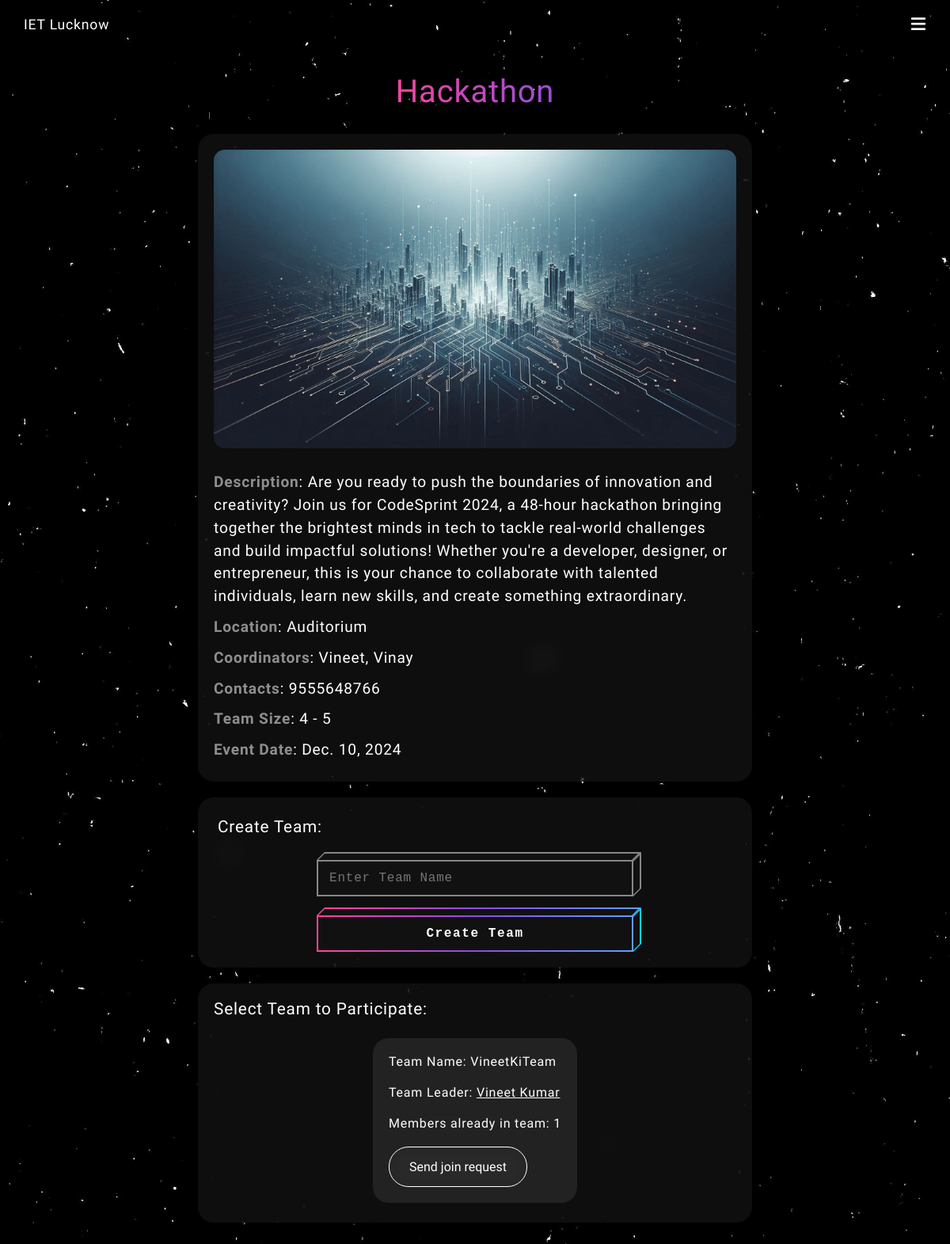
The page /events/hackathon/ (signed in) on the database its author committed.
### events/models.py (models this page shows, shortened)
class AllEventList(models.Model):
    slug = models.SlugField(max_length=100, unique=True)
    eventName = models.CharField(max_length=100)
    eventDescription = models.TextField()
    eventImage = models.ImageField(upload_to="eventImages/")
    club = models.CharField(max_length=100, choices=CLUBS_CHOICES)
    location = models.CharField(max_length=100)
    coordinators = models.CharField(max_length=100)
    contact = models.CharField(max_length=100)
    eventType = models.CharField(max_length=10, choices=EVENT_TYPE_CHOICES)
    eventDate = models.DateField()
    minTeamSize = models.IntegerField(default=1)
    maxTeamSize = models.IntegerField(default=1)
    dateAdded = models.DateTimeField(default=timezone.now)
    class Meta:
        ordering = ["-dateAdded"]

class TeamsRegistration(models.Model):
    event = models.ForeignKey(AllEventList, on_delete=models.CASCADE)
    teamName = models.CharField(max_length=100)
    teamLeader = models.ForeignKey(
        settings.AUTH_USER_MODEL,
        on_delete=models.CASCADE,
        related_name="team_lead_teams",
    )
    user = models.ForeignKey(
        settings.AUTH_USER_MODEL,
        on_delete=models.CASCADE,
        related_name="team_registrations",
    )
    status = models.IntegerField(choices=STATUS_CHOICES, default=0)

### accounts/models.py (models this page shows, shortened)
class CustomUser(AbstractBaseUser, PermissionsMixin):
    email = models.EmailField(
        unique=True, primary_key=True, validators=[EmailValidator()]
    )
    name = models.CharField(max_length=100, blank=True)
    is_active = models.BooleanField(default=True)
    is_staff = models.BooleanField(default=False)
    date_joined = models.DateTimeField(default=timezone.now)
    profile_picture = models.ImageField(
        upload_to="profile_pics/", blank=True, null=True
    )
    rollno = models.IntegerField(
        validators=[MaxValueValidator(9999999999999), MinValueValidator(1000000000000)],
        unique=True
    )
    branch = models.CharField(choices=BRANCH_CHOICES, max_length=5)
    year = models.CharField(choices=YEAR_CHOICES, max_length=5)
    club_admin = models.CharField(choices=CLUB_ADMIN_CHOICES, default="NORMAL", max_length=20)
    phoneno = models.IntegerField(
        validators=[MinValueValidator(5000000000), MaxValueValidator(9999999999)],
        unique=True
    )
    objects = CustomUserManager()
    USERNAME_FIELD = "email"
    REQUIRED_FIELDS = []

### events/views.py (the view)
# urls.py: path('events/<slug:slug>/', views.each_event, name='eachEvent'),
def each_event(request, slug):
    user = request.user
    event = get_object_or_404(AllEventList, slug=slug)
    data = get_event_data_for_user(user=user, event=event)
    if request.method == "POST":
        if user.is_anonymous:
            return redirect("/login")
        handle_participation_posts(request, event)
        return redirect(request.path)
    return render(request, "events/eachEvent.html", {"event": data})

### events/utils.py (called while the page is built)
def individual_team_participation(user, event):
    if event.eventType == "individual":
        entry = list(IndividualEventRegistration.objects.filter(event=event, user=user))
        if entry != []:
            return entry[0]
    return False

def is_leader(user, event):
    if event.eventType == "team":
        leaderEntries = list(
            TeamsRegistration.objects.filter(event=event, teamLeader=user, user=user)
        )
        if leaderEntries != []:
            return leaderEntries[0]
    return False

def is_joined(user, event):
    if event.eventType == "team":
        userConfirmEntry = list(
            TeamsRegistration.objects.filter(event=event, user=user, status=1)
        )
        if userConfirmEntry != []:
            if userConfirmEntry[0].teamLeader == user:
                return []
            return userConfirmEntry[0]
    return False

def members_in_team_if_leader(user, event):
    return TeamsRegistration.objects.filter(
        event=event, teamLeader=user, status=1
    ).exclude(user=user)

def members_in_team_if_joined(user, event):
    if is_joined(user, event):
        teamName = TeamsRegistration.objects.get(
            event=event, user=user, status=1
        ).teamName
        entries = TeamsRegistration.objects.filter(
            event=event, teamName=teamName
        ).exclude(user=user)
        members = []
        for i in entries:
            members.append(i.user)
        return members

def get_pending_req(user, event):
    entries = TeamsRegistration.objects.filter(user=user, event=event)
    pendingRequests = list(entries.filter(status=0))
    if pendingRequests == []:
        return False
    return pendingRequests

def team_join_requests_if_leader(user, event):
    requests = list(
        TeamsRegistration.objects.filter(teamLeader=user, event=event, status=0)
    )
    return False if requests == [] else requests

def rollback_condition(event):
    three_days_later = timezone.now() + timedelta(days=3)
    return event.eventDate >= three_days_later.date()

### templates/events/eachEvent.html (shortened to what this page needs)
{% extends 'base.html' %}
{% load static %}
{% block css %}
  <link rel="stylesheet" href="{% static 'css/form.css' %}" />
  <link rel="stylesheet" href="{% static 'css/eachEvent.css' %}" />
{% endblock %}
{% block backgroundImageURL %}
  {% static 'backgrounds/eventsList.jpeg' %}
{% endblock %}
{% block content %}
<main>
    <div class="wrapper">
        <div class="title">
            {{ event.eventName }}
        </div>
        <div class="details-wrapper">
            <div class="event-image">
                {% if event.eventImage %}
                    <img src="{{ event.eventImage }}" alt="{{ event.eventName }}">
                {% endif %}
            </div>
            <div class="detail description">
                <span>Description</span>: {{ event.eventDescription }}
            </div>
            <div class="detail location">
                <span>Location</span>: {{ event.location }}
            </div>
            <div class="detail coordinators">
                <span>Coordinators</span>: {{ event.coordinators }}
            </div>
            <div class="detail contact">
                <span>Contacts</span>: {{ event.contact }}
            </div>
            {% if event.eventType == "team" %}
                <div class="detail team-size">
                    <p>
                        <span>Team Size</span>: {{ event.minTeamSize }} - {{event.maxTeamSize}}
                    </p>
                </div>
            {% endif %}
            <div class="detail date">
                <span>Event Date</span>: {{ event.eventDate }}
            </div>
        </div>
        <div class="participation-wrapper">
            {% if event.eventType == 'team' %}
                <div class="team-participation">
                    {% if not event.isLeader and not event.isJoined %}
                        <div class="create-team">
                            <p>Create Team: </p>
                            <form method="post" autocomplete="off" class="form">
                                <div class='control block-cube block-input'>
                                    <input name='teamName_to_be_created' placeholder='Enter Team Name' type='text'>
                                    <div class='bg-top'>
                                        <div class='bg-inner'></div>
                                    </div>
                                    <div class='bg-right'>
                                        <div class='bg-inner'></div>
                                    </div>
                                    <div class='bg'>
                                        <div class='bg-inner'></div>
                                    </div>
                                </div>
                                <button class='btn block-cube block-cube-hover' type='submit'>
                                    <div class='bg-top'>
                                        <div class='bg-inner'></div>
                                    </div>
                                    <div class='bg-right'>
                                        <div class='bg-inner'></div>
                                    </div>
                                    <div class='bg'>
                                        <div class='bg-inner'></div>
                                    </div>
                                    <div class='text'>
                                        Create Team
                                    </div>
                                </button>
                            </form>
                        </div>
                        {% if event.teams %}
                            <div class="select-team">
                                <form method="post">
                                    <p>Select Team to Participate:</p>
                                    <div class="teams">
                                        {% for teamName, teamLeaderName, teamLeaderEmail, teamLeaderRollno, count in event.teams %}
                                            <div class="team">
                                                <p>Team Name: {{ teamName }}</p>
                                                <p>Team Leader: <a href="/{{ teamLeaderRollno }}">{{ teamLeaderName }}</a></p>
                                                <p>Members already in team: {{ count }}</p>
                                                <button type="submit" name="teamName" value="{{ teamName }}">Send join request</button>
                                            </div>
                                        {% endfor %}
                                    </div>
                                </form>
                            </div>
                        {% endif %}
                    {% endif %}
                </div>
            {% endif %}
        </div>
    </div>
</main>
{% endblock content %}

### static/css/base.css (style rules this page uses)
* { padding: 0; margin: 0; box-sizing: border-box; }
body, button { font-family: "Ubuntu", sans-serif; }

### static/css/form.css (style rules this page uses)
* { margin: 0; padding: 0; box-sizing: border-box; }
body { background-size: cover; background-position: center center; background-repeat: no-repeat; min-height: 100vh; }
main { display: flex; flex-direction: column; justify-content: center; align-items: center; max-width: 100vw; }
.wrapper { display: flex; flex-direction: column; justify-content: center; align-items: center; max-width: 90vw; }
.title { font-size: 60px; font-weight: 500; background: linear-gradient(90deg, #ff4596, #8c4de4, #629eff); background-size: 200%; -webkit-background-clip: text; -webkit-text-fill-color: transparent; background-clip: text; animation: gradient-animation 9s infinite; padding: 40px 0px 10px 0px; }
body { letter-spacing: 0.05em; }
.form { width: 400px; max-width: 90vw; padding: 64px 15px 24px; margin: 0 auto; }
.form .control { margin: 0 0 24px; }
.form .control input { width: 100%; padding: 14px 16px; border: 0; background: transparent; color: #fff; font-family: monospace, serif; letter-spacing: 0.05em; font-size: 16px; }
.form .btn { width: 100%; display: block; padding: 14px 16px; background: transparent; outline: none; border: 0; color: #fff; letter-spacing: 0.1em; font-weight: bold; font-family: monospace; font-size: 16px; }
.block-cube { position: relative; }
.block-cube .bg-top { position: absolute; height: 10px; background: #020024; background: linear-gradient(90deg, #ff4596, #8c4de4, #629eff); bottom: 100%; left: 5px; right: -5px; transform: skew(-45deg, 0); margin: 0; }
.block-cube .bg-top .bg-inner { bottom: 0; }
.block-cube .bg { position: absolute; left: 0; top: 0; right: 0; bottom: 0; background: #020024; background: linear-gradient(90deg, #ff4596, #8c4de4, #629eff); }
.block-cube .bg-right { position: absolute; background: #020024; background: #00d4ff; top: -5px; z-index: 0; bottom: 5px; width: 10px; left: 100%; transform: skew(0, -45deg); }
.block-cube .bg-right .bg-inner { left: 0; }
.block-cube .bg .bg-inner { transition: all 0.2s ease-in-out; }
.block-cube .bg-inner { background: #111111; position: absolute; left: 2px; top: 2px; right: 2px; bottom: 2px; }
.block-cube .text { position: relative; z-index: 2; }
.block-cube.block-input input { position: relative; z-index: 2; }
.block-cube.block-input .bg-top, .block-cube.block-input .bg-right, .block-cube.block-input .bg { background: rgba(255, 255, 255, 0.5); transition: background 0.2s ease-in-out; }
.block-cube.block-input .bg-right .bg-inner, .block-cube.block-input .bg-top .bg-inner { transition: all 0.2s ease-in-out; }

### static/css/eachEvent.css (style rules this page uses)
.wrapper { width: 700px; max-width: 95vw; }
.title { padding: 30px 30px; font-size: 2.5em; }
.event-image { width: 100%; }
.event-image img { width: 100%; padding: 20px; border-radius: 34px; }
.details-wrapper { border-radius: 20px; backdrop-filter: blur(15px); background-color: rgba(26, 26, 26, 0.555); padding-bottom: 20px; display: flex; justify-content: center; align-items: center; flex-direction: column; width: 100%; }
.detail { color: white; font-size: 1.2em; line-height: 1.5; padding: 5px 20px; text-align: left; width: 100%; }
.detail span { color: rgba(255, 255, 255, 0.535); font-weight: 700; }
.participation-wrapper { display: flex; justify-content: center; align-items: center; flex-direction: column; padding-bottom: 30px; }
.participation-wrapper p { font-size: 1.1em; color: white; padding: 5px; }
.team-participation { margin: 20px 0 0 0; width: 700px; max-width: 95vw; }
.select-team { width: 100%; border-radius: 20px; padding: 20px; backdrop-filter: blur(15px); background-color: rgba(26, 26, 26, 0.555); }
.select-team p { font-size: 1.3em; padding: 0 0 20px 0; }
.teams { display: flex; flex-wrap: wrap; justify-content: center; align-items: center; }
.team { background-color: rgba(55, 55, 55, 0.501); padding: 20px; border-radius: 20px; margin: 5px; }
.team a { color: white; }
.team p { font-size: 1em; }
.team button { outline: none; background-color: rgba(0, 0, 0, 0); backdrop-filter: blur(10px); border: 1px solid white; border-radius: 25px; padding: 15px 25px; cursor: pointer; color: white; font-size: 1em; }
.create-team { width: 100%; border-radius: 20px; padding: 20px; backdrop-filter: blur(15px); background-color: rgba(26, 26, 26, 0.555); margin: 0 0 20px 0; }
.create-team p { font-size: 1.3em; }
.form { max-width: 80vw; padding: 25px 0 0 0; }

### rows shown on the page
AllEventList: eventName "Hackathon", eventDescription "Are you ready to push the boundaries of innovation and creativity? Join us for CodeSprint 2024, a 48-hour hackathon bringing together the brightest minds in tech to tackle real-world challenges and build impactful solutions! Whether you're a developer, designer, or entrepreneur, this is your chance to collaborate with talented individuals, learn new skills, and create something extraordinary.", location "Auditorium", coordinators "Vineet, Vinay", contact "9555648766", eventDate "Dec. 10, 2024"
TeamsRegistration: teams "VineetKiTeam"
CustomUser: teams "Vineet Kumar"

### other values the page prints
{{ event.minTeamSize }} "4"
{{ event.maxTeamSize }} "5"
{{ count }} "1"
